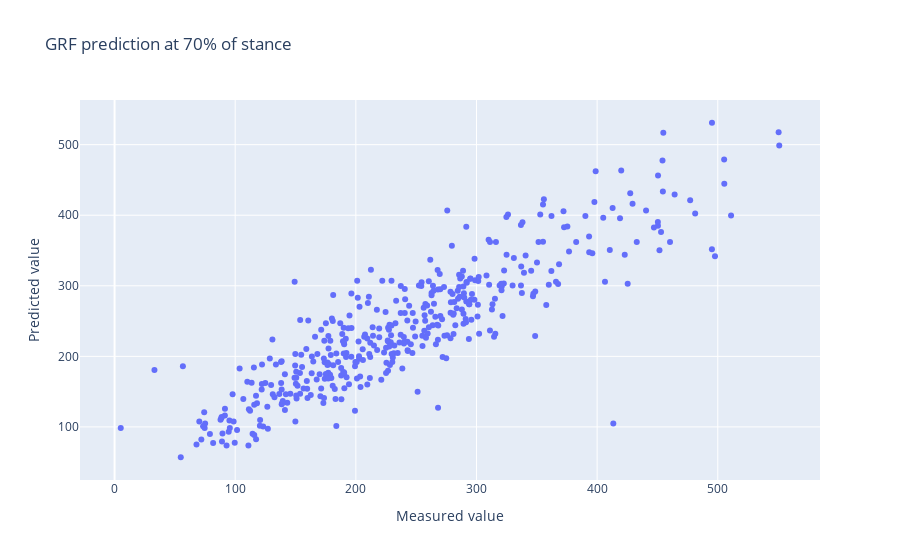

Notebook cell for this chart:
### Code cell
import plotly.express as px

fig = px.scatter(x=y_test, y=pred, labels = {'x':'Measured value', 'y':'Predicted value'},title = 'GRF prediction at 70% of stance')
fig.show()

### Figure 1 — Plotly figure (JSON) as saved in the notebook; plotly's stock layout.template omitted (floating-point values rounded to 4 significant figures; data arrays with more than 128 entries replaced by an {"elided": "..."} marker saying what was removed)
{"data": [{"hovertemplate": "Measured value=%{x}<br>Predicted value=%{y}<extra></extra>", "legendgroup": "", "marker": {"color": "#636efa", "symbol": "circle"}, "mode": "markers", "name": "", "showlegend": false, "type": "scatter", "x": {"elided": "422 float values"}, "xaxis": "x", "y": {"elided": "422 float values"}, "yaxis": "y"}], "layout": {"legend": {"tracegroupgap": 0}, "title": {"text": "GRF prediction at 70% of stance"}, "xaxis": {"anchor": "y", "domain": [0, 1], "title": {"text": "Measured value"}}, "yaxis": {"anchor": "x", "domain": [0, 1], "title": {"text": "Predicted value"}}}}
